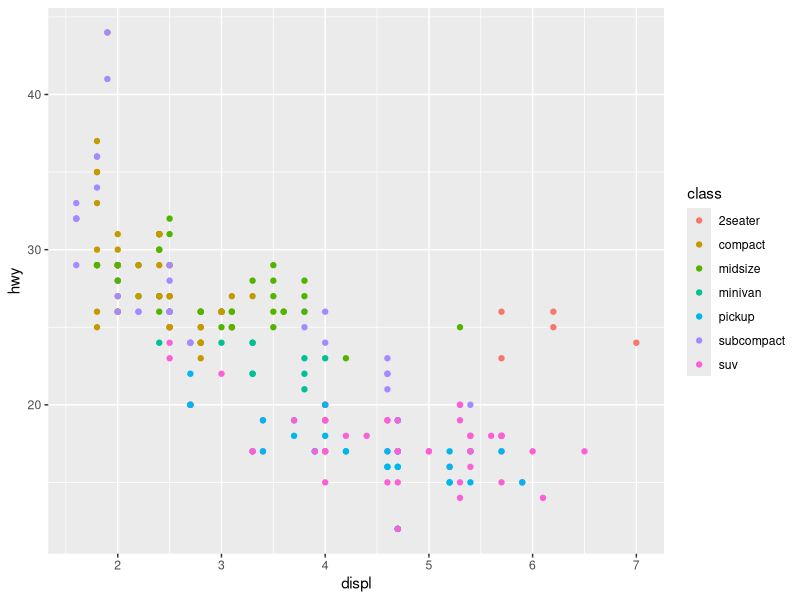
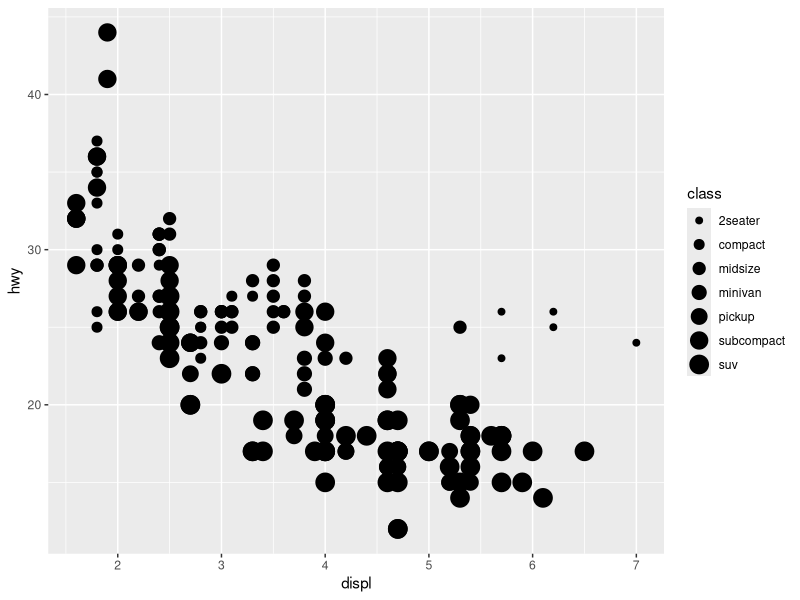
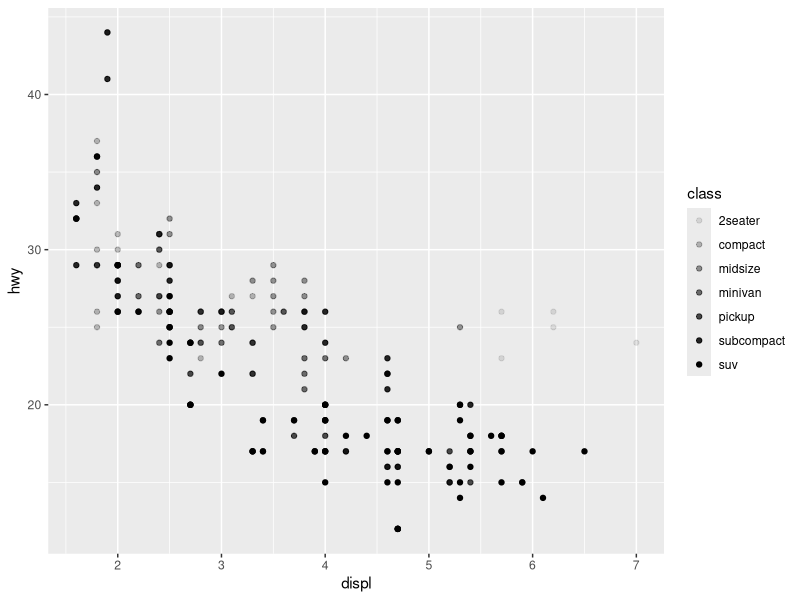
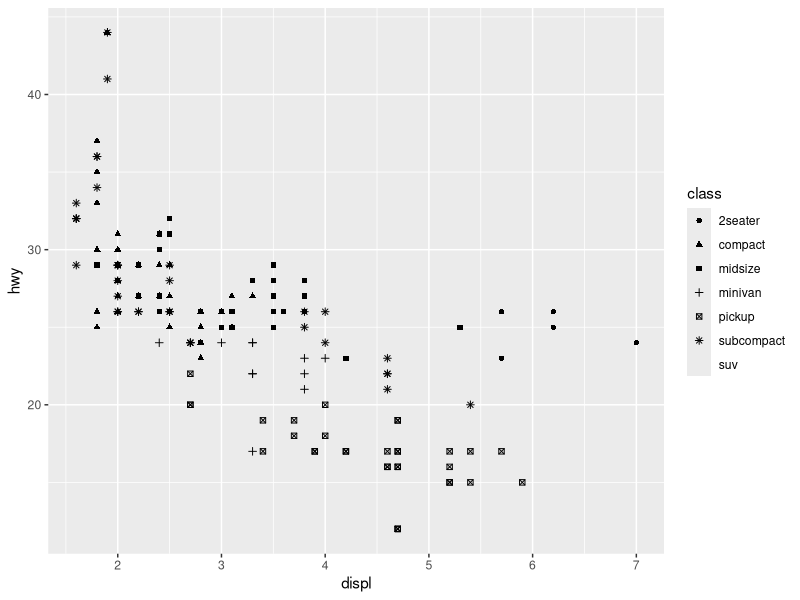
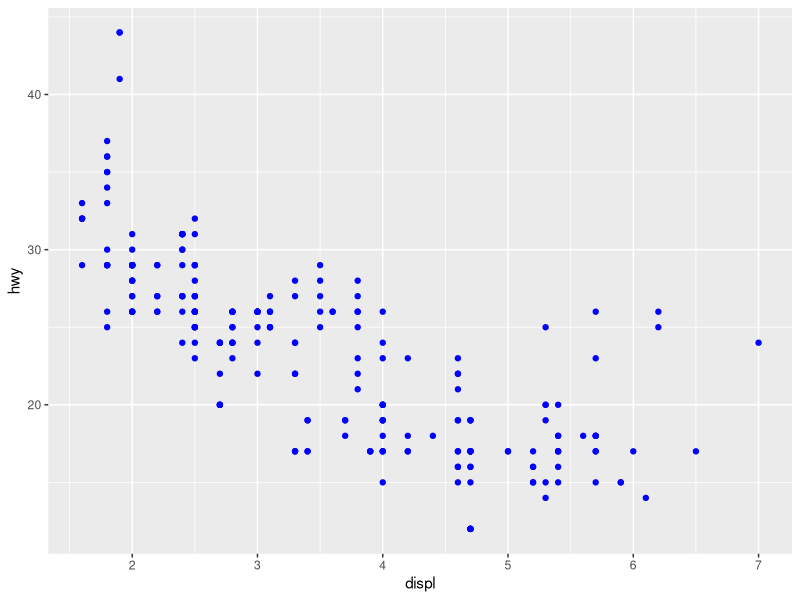
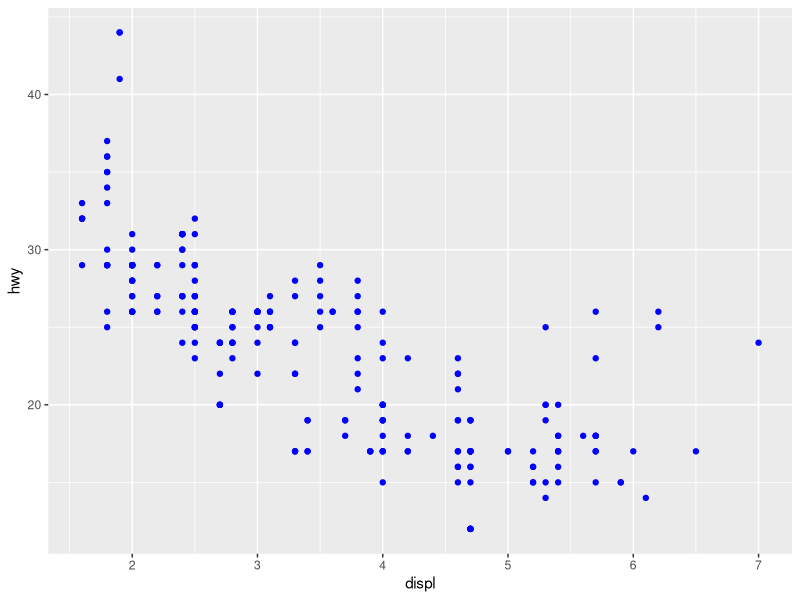
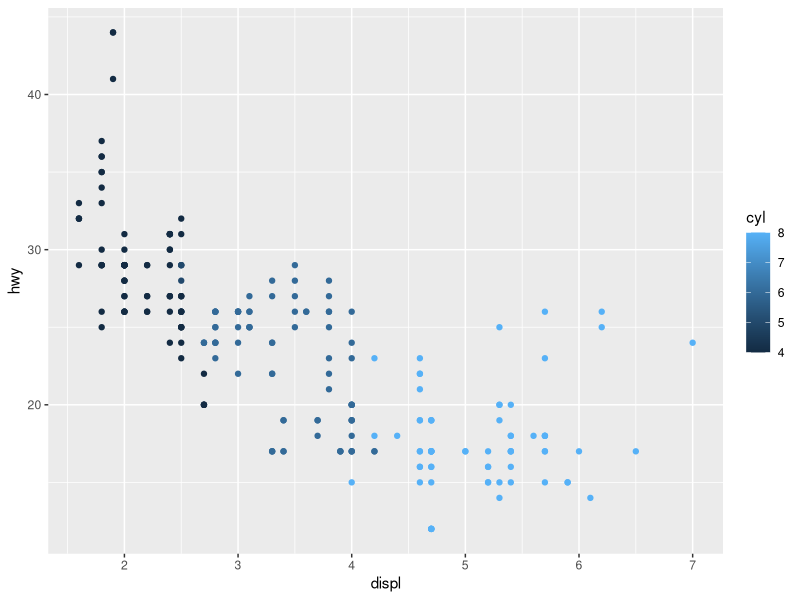
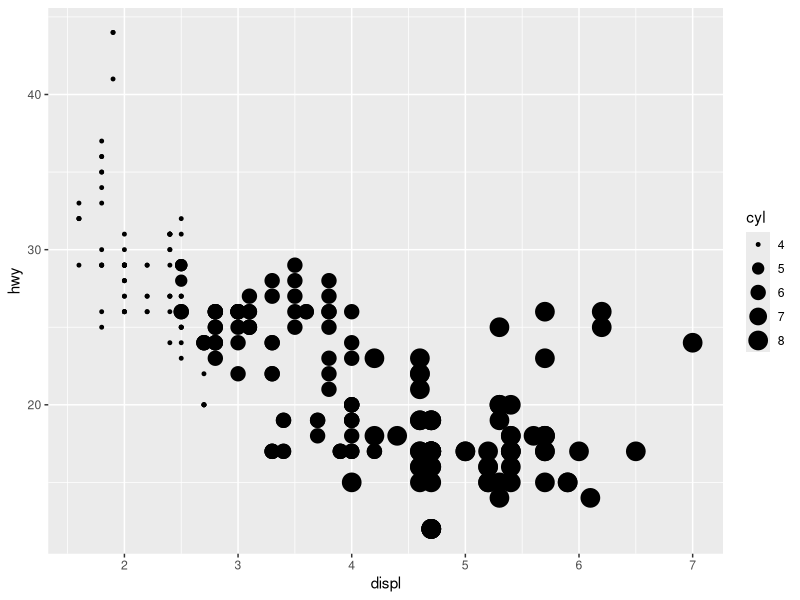

Source code (R) for these figures, in order: (Note: this script raises an error after producing the figures.)
## ---- chunk 1
library(tidyverse)

knitr::opts_chunk$set(fig.height = 3, fig.width = 6)

Sys.setlocale(locale = "Lithuanian")
## ---- chunk 2
 ggplot(data = mpg) + 
    geom_point(mapping = aes(x = displ, y = hwy, color = class)) 
## ---- chunk 3
ggplot(data = mpg) + 
     geom_point(mapping = aes(x = displ, y = hwy, size = class)) 
## ---- chunk 4
# alpha – permatomumo skalė
ggplot(data = mpg) + 
    geom_point(mapping = aes(x = displ, y = hwy, alpha = class)) 
## ---- chunk 5
# shape – formų skalė
 ggplot(data = mpg) +
   geom_point(mapping = aes(x = displ, y = hwy, shape = class)) 
## ---- chunk 6
ggplot(data = mpg) + 
     geom_point(mapping = aes(x = displ, y = hwy), color = "blue") 
## ---- chunk 7
ggplot(data = mpg) + 
  geom_point(mapping = aes(x = displ, y = hwy), color = "blue")
## ---- chunk 8
str(mpg)


## ---- chunk 9
ggplot(mpg, aes(x = displ, y = hwy, color = cyl)) + geom_point()

ggplot(mpg, aes(x = displ, y = hwy, size = cyl)) + geom_point()

ggplot(mpg, aes(x = displ, y = hwy, shape = cyl)) + geom_point()

## ---- chunk 10
ggplot(mpg, aes(x = cty, y = hwy, color = cyl)) + geom_point()

ggplot(mpg, aes(x = cty, y = hwy, size = cyl)) + geom_point()

ggplot(mpg, aes(x = cty, y = hwy, shape = cyl)) + geom_point()
## ---- chunk 11

## ---- chunk 12
ggplot(mpg, aes(x = displ, y = hwy, color = cyl)) + geom_point("stroke")
## ---- chunk 13

## ---- chunk 14
ggplot(mpg, aes(x = displ, y = hwy, color = cyl, shape = cyl)) + geom_point()
## ---- chunk 15
ggplot(mpg, aes(x = drv, y = hwy, color = displ <5 )) + geom_point()
## ---- chunk 16
ggplot(data = mpg) + 
    geom_point(mapping = aes(x = displ, y = hwy), color = "red")

## ---- chunk 17
ggplot(data = mpg) + 
    geom_point(mapping = aes(x = displ, y = hwy), color = "#00ff00")



## ---- chunk 18
ggplot(data = mpg) + 
    geom_point(mapping = aes(x = displ, y = hwy), color = 6) 

